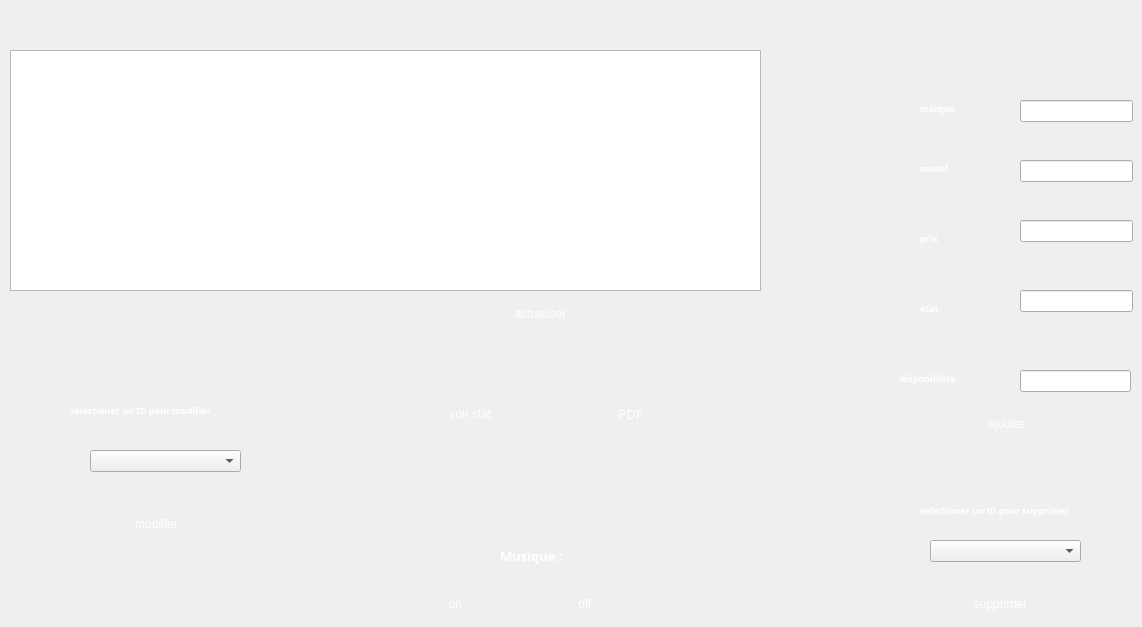
   <widget class="QWidget" name="Equipements">
    <attribute name="title">
     <string>Equipements</string>
    </attribute>
    <widget class="QLineEdit" name="prix">
     <property name="geometry">
      <rect>
       <x>1020</x>
       <y>220</y>
       <width>113</width>
       <height>22</height>
      </rect>
     </property>
     <property name="styleSheet">
      <string notr="true">border-image: url(:/images/images/WHITE.png);</string>
     </property>
    </widget>
    <widget class="QComboBox" name="combomodeq">
     <property name="geometry">
      <rect>
       <x>90</x>
       <y>450</y>
       <width>151</width>
       <height>22</height>
      </rect>
     </property>
     <property name="styleSheet">
      <string notr="true">border-image: url(:/images/white.png);</string>
     </property>
    </widget>
    <widget class="QLabel" name="label_37">
     <property name="geometry">
      <rect>
       <x>920</x>
       <y>500</y>
       <width>201</width>
       <height>20</height>
      </rect>
     </property>
     <property name="font">
      <font>
       <family>Segoe UI Black</family>
       <pointsize>7</pointsize>
       <weight>75</weight>
       <bold>true</bold>
      </font>
     </property>
     <property name="styleSheet">
      <string notr="true">border-image:rgb(255, 255, 255);
color:rgb(255, 255, 255)</string>
     </property>
     <property name="text">
      <string>selectioner un ID pour supprimer</string>
     </property>
    </widget>
    <widget class="QPushButton" name="modifiereq">
     <property name="geometry">
      <rect>
       <x>110</x>
       <y>510</y>
       <width>93</width>
       <height>28</height>
      </rect>
     </property>
     <property name="cursor">
      <cursorShape>PointingHandCursor</cursorShape>
     </property>
     <property name="styleSheet">
      <string notr="true">
QPushButton {
color: #ffffff;
border: 0px solid ;
font: 10pt &quot;Segoe UI Black&quot;;
border-radius: 26px;
padding: 5px;
background: qradialgradient(cx: 0.3, cy: -0.4,
fx: 0.3, fy: -0.4,
radius: 1.65, stop: 0 #1E73E8, stop: 1 #1E73E8);
min-width: 80px;
}

QPushButton:hover {
background: qradialgradient(cx: 0.3, cy: -0.4,
fx: 0.3, fy: -0.4,
radius: 1.65, stop: 0 #5E9DF5, stop: 1 #5E9DF5);
}

 QPushButton:pressed {
background: qradialgradient(cx: 0.4, cy: -0.1,
fx: 0.4, fy: -0.1,
radius: 1.65, stop: 0 #0936F5, stop: 1 #0936F5);
}</string>
     </property>
     <property name="text">
      <string>modifier</string>
     </property>
    </widget>
    <widget class="QComboBox" name="combosupeq">
     <property name="geometry">
      <rect>
       <x>930</x>
       <y>540</y>
       <width>151</width>
       <height>22</height>
      </rect>
     </property>
     <property name="styleSheet">
      <string notr="true">border-image: url(:/images/white.png);</string>
     </property>
    </widget>
    <widget class="QLabel" name="label_38">
     <property name="geometry">
      <rect>
       <x>70</x>
       <y>400</y>
       <width>191</width>
       <height>20</height>
      </rect>
     </property>
     <property name="font">
      <font>
       <family>Segoe UI Black</family>
       <pointsize>7</pointsize>
       <weight>75</weight>
       <bold>true</bold>
      </font>
     </property>
     <property name="styleSheet">
      <string notr="true">border-image:rgb(255, 255, 255);
color:rgb(255, 255, 255)</string>
     </property>
     <property name="text">
      <string>selectioner un ID pour modifier</string>
     </property>
    </widget>
    <widget class="QLabel" name="label_39">
     <property name="geometry">
      <rect>
       <x>920</x>
       <y>230</y>
       <width>51</width>
       <height>16</height>
      </rect>
     </property>
     <property name="font">
      <font>
       <family>Segoe UI Black</family>
       <pointsize>7</pointsize>
       <weight>75</weight>
       <bold>true</bold>
      </font>
     </property>
     <property name="styleSheet">
      <string notr="true">border-image:rgb(255, 255, 255);
color:rgb(255, 255, 255)</string>
     </property>
     <property name="text">
      <string>prix</string>
     </property>
    </widget>
    <widget class="QLabel" name="label_40">
     <property name="geometry">
      <rect>
       <x>920</x>
       <y>160</y>
       <width>51</width>
       <height>16</height>
      </rect>
     </property>
     <property name="font">
      <font>
       <family>Segoe UI Black</family>
       <pointsize>7</pointsize>
       <weight>75</weight>
       <bold>true</bold>
      </font>
     </property>
     <property name="styleSheet">
      <string notr="true">border-image:rgb(255, 255, 255);
color:rgb(255, 255, 255)</string>
     </property>
     <property name="text">
      <string>model</string>
     </property>
    </widget>
    <widget class="QLineEdit" name="marque">
     <property name="geometry">
      <rect>
       <x>1020</x>
       <y>100</y>
       <width>113</width>
       <height>22</height>
      </rect>
     </property>
     <property name="styleSheet">
      <string notr="true">border-image: url(:/images/images/WHITE.png);</string>
     </property>
    </widget>
    <widget class="QPushButton" name="pushButton_16">
     <property name="geometry">
      <rect>
       <x>480</x>
       <y>300</y>
       <width>121</width>
       <height>28</height>
      </rect>
     </property>
     <property name="cursor">
      <cursorShape>PointingHandCursor</cursorShape>
     </property>
     <property name="styleSheet">
      <string notr="true">
QPushButton {
color: #ffffff;
border: 0px solid ;
font: 10pt &quot;Segoe UI Black&quot;;
border-radius: 26px;
padding: 5px;
background: qradialgradient(cx: 0.3, cy: -0.4,
fx: 0.3, fy: -0.4,
radius: 1.65, stop: 0 #1E73E8, stop: 1 #1E73E8);
min-width: 80px;
}

QPushButton:hover {
background: qradialgradient(cx: 0.3, cy: -0.4,
fx: 0.3, fy: -0.4,
radius: 1.65, stop: 0 #5E9DF5, stop: 1 #5E9DF5);
}

 QPushButton:pressed {
background: qradialgradient(cx: 0.4, cy: -0.1,
fx: 0.4, fy: -0.1,
radius: 1.65, stop: 0 #0936F5, stop: 1 #0936F5);
}</string>
     </property>
     <property name="text">
      <string>actualiser</string>
     </property>
    </widget>
    <widget class="QPushButton" name="pushButton_17">
     <property name="geometry">
      <rect>
       <x>950</x>
       <y>590</y>
       <width>101</width>
       <height>28</height>
      </rect>
     </property>
     <property name="cursor">
      <cursorShape>PointingHandCursor</cursorShape>
     </property>
     <property name="styleSheet">
      <string notr="true">
QPushButton {
color: #ffffff;
border: 0px solid ;
font: 10pt &quot;Segoe UI Black&quot;;
border-radius: 26px;
padding: 5px;
background: qradialgradient(cx: 0.3, cy: -0.4,
fx: 0.3, fy: -0.4,
radius: 1.65, stop: 0 #1E73E8, stop: 1 #1E73E8);
min-width: 80px;
}

QPushButton:hover {
background: qradialgradient(cx: 0.3, cy: -0.4,
fx: 0.3, fy: -0.4,
radius: 1.65, stop: 0 #5E9DF5, stop: 1 #5E9DF5);
}

 QPushButton:pressed {
background: qradialgradient(cx: 0.4, cy: -0.1,
fx: 0.4, fy: -0.1,
radius: 1.65, stop: 0 #0936F5, stop: 1 #0936F5);
}</string>
     </property>
     <property name="text">
      <string>supprimer</string>
     </property>
    </widget>
    <widget class="QLabel" name="label_42">
     <property name="geometry">
      <rect>
       <x>920</x>
       <y>100</y>
       <width>51</width>
       <height>16</height>
      </rect>
     </property>
     <property name="font">
      <font>
       <family>Segoe UI Black</family>
       <pointsize>7</pointsize>
       <weight>75</weight>
       <bold>true</bold>
      </font>
     </property>
     <property name="styleSheet">
      <string notr="true">border-image:rgb(255, 255, 255);
color:rgb(255, 255, 255)</string>
     </property>
     <property name="text">
      <string>marque</string>
     </property>
    </widget>
    <widget class="QLineEdit" name="etat">
     <property name="geometry">
      <rect>
       <x>1020</x>
       <y>290</y>
       <width>113</width>
       <height>22</height>
      </rect>
     </property>
     <property name="styleSheet">
      <string notr="true">border-image: url(:/images/images/WHITE.png);</string>
     </property>
    </widget>
    <widget class="QLineEdit" name="model">
     <property name="geometry">
      <rect>
       <x>1020</x>
       <y>160</y>
       <width>113</width>
       <height>22</height>
      </rect>
     </property>
     <property name="styleSheet">
      <string notr="true">border-image: url(:/images/images/WHITE.png);</string>
     </property>
    </widget>
    <widget class="QLineEdit" name="disponibilite">
     <property name="geometry">
      <rect>
       <x>1020</x>
       <y>370</y>
       <width>111</width>
       <height>22</height>
      </rect>
     </property>
     <property name="styleSheet">
      <string notr="true">border-image: url(:/images/images/WHITE.png);</string>
     </property>
    </widget>
    <widget class="QLabel" name="label_44">
     <property name="geometry">
      <rect>
       <x>920</x>
       <y>300</y>
       <width>51</width>
       <height>16</height>
      </rect>
     </property>
     <property name="font">
      <font>
       <family>Segoe UI Black</family>
       <pointsize>7</pointsize>
       <weight>75</weight>
       <bold>true</bold>
      </font>
     </property>
     <property name="styleSheet">
      <string notr="true">border-image:rgb(255, 255, 255);
color:rgb(255, 255, 255)</string>
     </property>
     <property name="text">
      <string>etat</string>
     </property>
    </widget>
    <widget class="QTableView" name="tab_equipements">
     <property name="geometry">
      <rect>
       <x>10</x>
       <y>50</y>
       <width>751</width>
       <height>241</height>
      </rect>
     </property>
     <property name="styleSheet">
      <string notr="true">
border-image: url(:/images/images/WHITE.png);</string>
     </property>
    </widget>
    <widget class="QPushButton" name="pushButton_18">
     <property name="geometry">
      <rect>
       <x>960</x>
       <y>410</y>
       <width>93</width>
       <height>28</height>
      </rect>
     </property>
     <property name="cursor">
      <cursorShape>PointingHandCursor</cursorShape>
     </property>
     <property name="styleSheet">
      <string notr="true">
QPushButton {
color: #ffffff;
border: 0px solid ;
font: 10pt &quot;Segoe UI Black&quot;;
border-radius: 26px;
padding: 5px;
background: qradialgradient(cx: 0.3, cy: -0.4,
fx: 0.3, fy: -0.4,
radius: 1.65, stop: 0 #1E73E8, stop: 1 #1E73E8);
min-width: 80px;
}

QPushButton:hover {
background: qradialgradient(cx: 0.3, cy: -0.4,
fx: 0.3, fy: -0.4,
radius: 1.65, stop: 0 #5E9DF5, stop: 1 #5E9DF5);
}

 QPushButton:pressed {
background: qradialgradient(cx: 0.4, cy: -0.1,
fx: 0.4, fy: -0.1,
radius: 1.65, stop: 0 #0936F5, stop: 1 #0936F5);
}</string>
     </property>
     <property name="text">
      <string>ajouter</string>
     </property>
    </widget>
    <widget class="QLabel" name="label_45">
     <property name="geometry">
      <rect>
       <x>900</x>
       <y>370</y>
       <width>81</width>
       <height>16</height>
      </rect>
     </property>
     <property name="font">
      <font>
       <family>Segoe UI Black</family>
       <pointsize>7</pointsize>
       <weight>75</weight>
       <bold>true</bold>
      </font>
     </property>
     <property name="styleSheet">
      <string notr="true">border-image:rgb(255, 255, 255);
color:rgb(255, 255, 255)</string>
     </property>
     <property name="text">
      <string>disponibilite</string>
     </property>
    </widget>
    <widget class="QLabel" name="label_43">
     <property name="geometry">
      <rect>
       <x>430</x>
       <y>450</y>
       <width>81</width>
       <height>71</height>
      </rect>
     </property>
     <property name="styleSheet">
      <string notr="true">border-image: url(:/Desktop/projet photos/graph+pie+stat+icon-1320166339060690564.png);</string>
     </property>
     <property name="text">
      <string/>
     </property>
    </widget>
    <widget class="QLabel" name="label_46">
     <property name="geometry">
      <rect>
       <x>580</x>
       <y>450</y>
       <width>91</width>
       <height>81</height>
      </rect>
     </property>
     <property name="styleSheet">
      <string notr="true">border-image: url(:/Desktop/projet photos/Untitled-1.png);</string>
     </property>
     <property name="text">
      <string/>
     </property>
    </widget>
    <widget class="QPushButton" name="pushButton_12">
     <property name="geometry">
      <rect>
       <x>570</x>
       <y>400</y>
       <width>121</width>
       <height>28</height>
      </rect>
     </property>
     <property name="font">
      <font>
       <family>Segoe UI Black</family>
       <pointsize>10</pointsize>
       <weight>50</weight>
       <italic>false</italic>
       <bold>false</bold>
      </font>
     </property>
     <property name="cursor">
      <cursorShape>PointingHandCursor</cursorShape>
     </property>
     <property name="styleSheet">
      <string notr="true">
QPushButton {
color: #ffffff;
border: 0px solid ;
font: 10pt &quot;Segoe UI Black&quot;;
border-radius: 26px;
padding: 5px;
background: qradialgradient(cx: 0.3, cy: -0.4,
fx: 0.3, fy: -0.4,
radius: 1.65, stop: 0 #1E73E8, stop: 1 #1E73E8);
min-width: 80px;
}

QPushButton:hover {
background: qradialgradient(cx: 0.3, cy: -0.4,
fx: 0.3, fy: -0.4,
radius: 1.65, stop: 0 #5E9DF5, stop: 1 #5E9DF5);
}

 QPushButton:pressed {
background: qradialgradient(cx: 0.4, cy: -0.1,
fx: 0.4, fy: -0.1,
radius: 1.65, stop: 0 #0936F5, stop: 1 #0936F5);
}</string>
     </property>
     <property name="text">
      <string>PDF</string>
     </property>
    </widget>
    <widget class="QPushButton" name="pushButton_11">
     <property name="geometry">
      <rect>
       <x>410</x>
       <y>400</y>
       <width>121</width>
       <height>28</height>
      </rect>
     </property>
     <property name="cursor">
      <cursorShape>PointingHandCursor</cursorShape>
     </property>
     <property name="styleSheet">
      <string notr="true">
QPushButton {
color: #ffffff;
border: 0px solid ;
font: 10pt &quot;Segoe UI Black&quot;;
border-radius: 26px;
padding: 5px;
background: qradialgradient(cx: 0.3, cy: -0.4,
fx: 0.3, fy: -0.4,
radius: 1.65, stop: 0 #1E73E8, stop: 1 #1E73E8);
min-width: 80px;
}

QPushButton:hover {
background: qradialgradient(cx: 0.3, cy: -0.4,
fx: 0.3, fy: -0.4,
radius: 1.65, stop: 0 #5E9DF5, stop: 1 #5E9DF5);
}

 QPushButton:pressed {
background: qradialgradient(cx: 0.4, cy: -0.1,
fx: 0.4, fy: -0.1,
radius: 1.65, stop: 0 #0936F5, stop: 1 #0936F5);
}</string>
     </property>
     <property name="text">
      <string>voir stat</string>
     </property>
    </widget>
    <widget class="QLabel" name="label_41">
     <property name="geometry">
      <rect>
       <x>500</x>
       <y>540</y>
       <width>81</width>
       <height>31</height>
      </rect>
     </property>
     <property name="font">
      <font>
       <family>Segoe UI Black</family>
       <pointsize>10</pointsize>
       <weight>75</weight>
       <bold>true</bold>
      </font>
     </property>
     <property name="styleSheet">
      <string notr="true">border-image:rgb(255, 255, 255);
color:rgb(255, 255, 255)</string>
     </property>
     <property name="text">
      <string>Musique :</string>
     </property>
    </widget>
    <widget class="QPushButton" name="pushButton_13">
     <property name="geometry">
      <rect>
       <x>410</x>
       <y>590</y>
       <width>90</width>
       <height>28</height>
      </rect>
     </property>
     <property name="styleSheet">
      <string notr="true">
QPushButton {
color: #ffffff;
border: 0px solid ;
font: 10pt &quot;Segoe UI Black&quot;;
border-radius: 26px;
padding: 5px;
background: qradialgradient(cx: 0.3, cy: -0.4,
fx: 0.3, fy: -0.4,
radius: 1.65, stop: 0 #1E73E8, stop: 1 #1E73E8);
min-width: 80px;
}

QPushButton:hover {
background: qradialgradient(cx: 0.3, cy: -0.4,
fx: 0.3, fy: -0.4,
radius: 1.65, stop: 0 #5E9DF5, stop: 1 #5E9DF5);
}

 QPushButton:pressed {
background: qradialgradient(cx: 0.4, cy: -0.1,
fx: 0.4, fy: -0.1,
radius: 1.65, stop: 0 #0936F5, stop: 1 #0936F5);
}</string>
     </property>
     <property name="text">
      <string>on</string>
     </property>
    </widget>
    <widget class="QPushButton" name="pushButton_14">
     <property name="geometry">
      <rect>
       <x>540</x>
       <y>590</y>
       <width>90</width>
       <height>28</height>
      </rect>
     </property>
     <property name="styleSheet">
      <string notr="true">
QPushButton {
color: #ffffff;
border: 0px solid ;
font: 10pt &quot;Segoe UI Black&quot;;
border-radius: 26px;
padding: 5px;
background: qradialgradient(cx: 0.3, cy: -0.4,
fx: 0.3, fy: -0.4,
radius: 1.65, stop: 0 #1E73E8, stop: 1 #1E73E8);
min-width: 80px;
}

QPushButton:hover {
background: qradialgradient(cx: 0.3, cy: -0.4,
fx: 0.3, fy: -0.4,
radius: 1.65, stop: 0 #5E9DF5, stop: 1 #5E9DF5);
}

 QPushButton:pressed {
background: qradialgradient(cx: 0.4, cy: -0.1,
fx: 0.4, fy: -0.1,
radius: 1.65, stop: 0 #0936F5, stop: 1 #0936F5);
}</string>
     </property>
     <property name="text">
      <string>off</string>
     </property>
    </widget>
   </widget>
